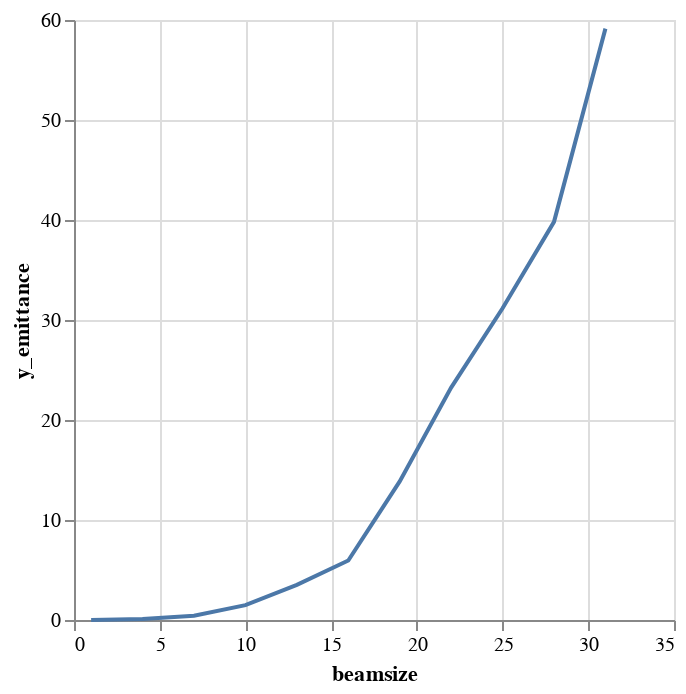

Source (notebook cell):
### Code cell
alt.Chart(emit_df).mark_line().encode(
    x='beamsize',
    y='y_emittance',
)

### Figure 1 — Vega-Lite specification as saved in the notebook (floating-point values rounded to 4 significant figures)
{"$schema": "https://vega.github.io/schema/vega-lite/v1.2.1.json", "data": {"values": [{"beamsize": 1, "losses": 0, "relbeta": 0.002309, "sourceID": 16777217, "sourceName": "bs_1", "x_emittance": 0.003786, "x_norm_emittance": 8.74e-06, "y_emittance": 0.001385, "y_norm_emittance": 3.196e-06}, {"beamsize": 4, "losses": 0, "relbeta": 0.002309, "sourceID": 16777218, "sourceName": "bs_4", "x_emittance": 0.1672, "x_norm_emittance": 0.0003859, "y_emittance": 0.09009, "y_norm_emittance": 0.000208}, {"beamsize": 7, "losses": 0, "relbeta": 0.002309, "sourceID": 16777219, "sourceName": "bs_7", "x_emittance": 0.9478, "x_norm_emittance": 0.002188, "y_emittance": 0.4322, "y_norm_emittance": 0.0009978}, {"beamsize": 10, "losses": 0, "relbeta": 0.002309, "sourceID": 16777220, "sourceName": "bs_10", "x_emittance": 2.881, "x_norm_emittance": 0.00665, "y_emittance": 1.489, "y_norm_emittance": 0.003437}, {"beamsize": 13, "losses": 1, "relbeta": 0.002309, "sourceID": 16777221, "sourceName": "bs_13", "x_emittance": 6.624, "x_norm_emittance": 0.01529, "y_emittance": 3.515, "y_norm_emittance": 0.008114}, {"beamsize": 16, "losses": 13, "relbeta": 0.002309, "sourceID": 16777222, "sourceName": "bs_16", "x_emittance": 12.82, "x_norm_emittance": 0.0296, "y_emittance": 5.944, "y_norm_emittance": 0.01372}, {"beamsize": 19, "losses": 31, "relbeta": 0.002309, "sourceID": 16777223, "sourceName": "bs_19", "x_emittance": 21.96, "x_norm_emittance": 0.05071, "y_emittance": 13.86, "y_norm_emittance": 0.03199}, {"beamsize": 22, "losses": 49, "relbeta": 0.002309, "sourceID": 16777224, "sourceName": "bs_22", "x_emittance": 31.25, "x_norm_emittance": 0.07214, "y_emittance": 23.24, "y_norm_emittance": 0.05364}, {"beamsize": 25, "losses": 103, "relbeta": 0.002309, "sourceID": 16777225, "sourceName": "bs_25", "x_emittance": 38.99, "x_norm_emittance": 0.09, "y_emittance": 31.18, "y_norm_emittance": 0.07198}, {"beamsize": 28, "losses": 139, "relbeta": 0.002309, "sourceID": 16777226, "sourceName": "bs_28", "x_emittance": 47.07, "x_norm_emittance": 0.1087, "y_emittance": 39.81, "y_norm_emittance": 0.09191}, {"beamsize": 31, "losses": 173, "relbeta": 0.002309, "sourceID": 16777227, "sourceName": "bs_31", "x_emittance": 62.19, "x_norm_emittance": 0.1436, "y_emittance": 59.14, "y_norm_emittance": 0.1365}]}, "encoding": {"x": {"field": "beamsize", "type": "quantitative"}, "y": {"field": "y_emittance", "type": "quantitative"}}, "mark": "line"}
